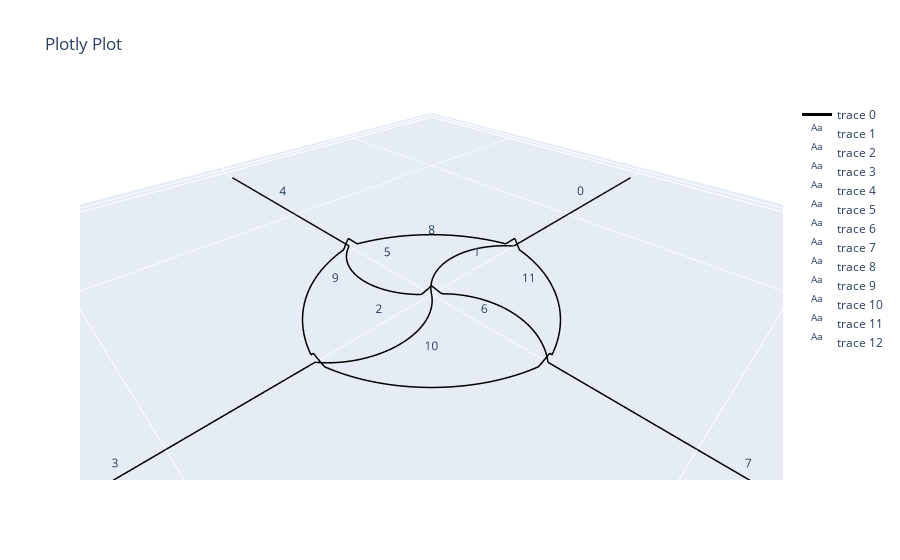

The code cell stored with this chart in its notebook:
### Markdown cell above
### Step 4: Account for intersections. 
Curved paths and intersections are automatically set up in the backend

### Code cell
printing_params = load_params(r'DATA/NT_Eel_0.2mm_og.json')
# When no interpolation function is provided, linear interpolation is used. No other interpolation function is implemented (yet?).
net.jump_at_intersection(intersection_width = 2, intersection_height = 2, interpolation_function=None) # These settings are just for visibility, this would be way to much
# These setting are more appropriate for printing
# net.jump_at_intersection(intersection_width = printing_params['d_nozzle']*1.5, intersection_height = printing_params['layer_height'], interpolation_function=None) 
net.net_plot(color=True, plot_type='arcs', elables=True)

### Figure 1 — Plotly figure (JSON) as saved in the notebook; plotly's stock layout.template omitted (floating-point values rounded to 4 significant figures; data arrays with more than 128 entries replaced by an {"elided": "..."} marker saying what was removed)
{"data": [{"line": {"color": "black", "width": 3}, "mode": "lines", "type": "scatter3d", "x": {"elided": "1212 float values"}, "y": {"elided": "1212 float values"}, "z": {"elided": "1212 float values"}}, {"mode": "text", "text": ["0"], "type": "scatter3d", "x": [-56.12], "y": [5.934e-16], "z": [0]}, {"mode": "text", "text": ["1"], "type": "scatter3d", "x": [-13.36], "y": [1.196e-15], "z": [0]}, {"mode": "text", "text": ["2"], "type": "scatter3d", "x": [13.36], "y": [6.029e-16], "z": [0]}, {"mode": "text", "text": ["3"], "type": "scatter3d", "x": [56.12], "y": [0], "z": [0]}, {"mode": "text", "text": ["4"], "type": "scatter3d", "x": [-6.782e-16], "y": [-56.12], "z": [0]}, {"mode": "text", "text": ["5"], "type": "scatter3d", "x": [-1.507e-15], "y": [-13.36], "z": [0]}, {"mode": "text", "text": ["6"], "type": "scatter3d", "x": [-2.214e-15], "y": [13.36], "z": [0]}, {"mode": "text", "text": ["7"], "type": "scatter3d", "x": [-1.385e-15], "y": [56.12], "z": [0]}, {"mode": "text", "text": ["8"], "type": "scatter3d", "x": [-13.36], "y": [-13.36], "z": [0]}, {"mode": "text", "text": ["9"], "type": "scatter3d", "x": [13.36], "y": [-13.36], "z": [0]}, {"mode": "text", "text": ["10"], "type": "scatter3d", "x": [13.36], "y": [13.36], "z": [0]}, {"mode": "text", "text": ["11"], "type": "scatter3d", "x": [-13.36], "y": [13.36], "z": [0]}], "layout": {"scene": {"aspectmode": "data"}, "title": {"text": "Plotly Plot"}}}
